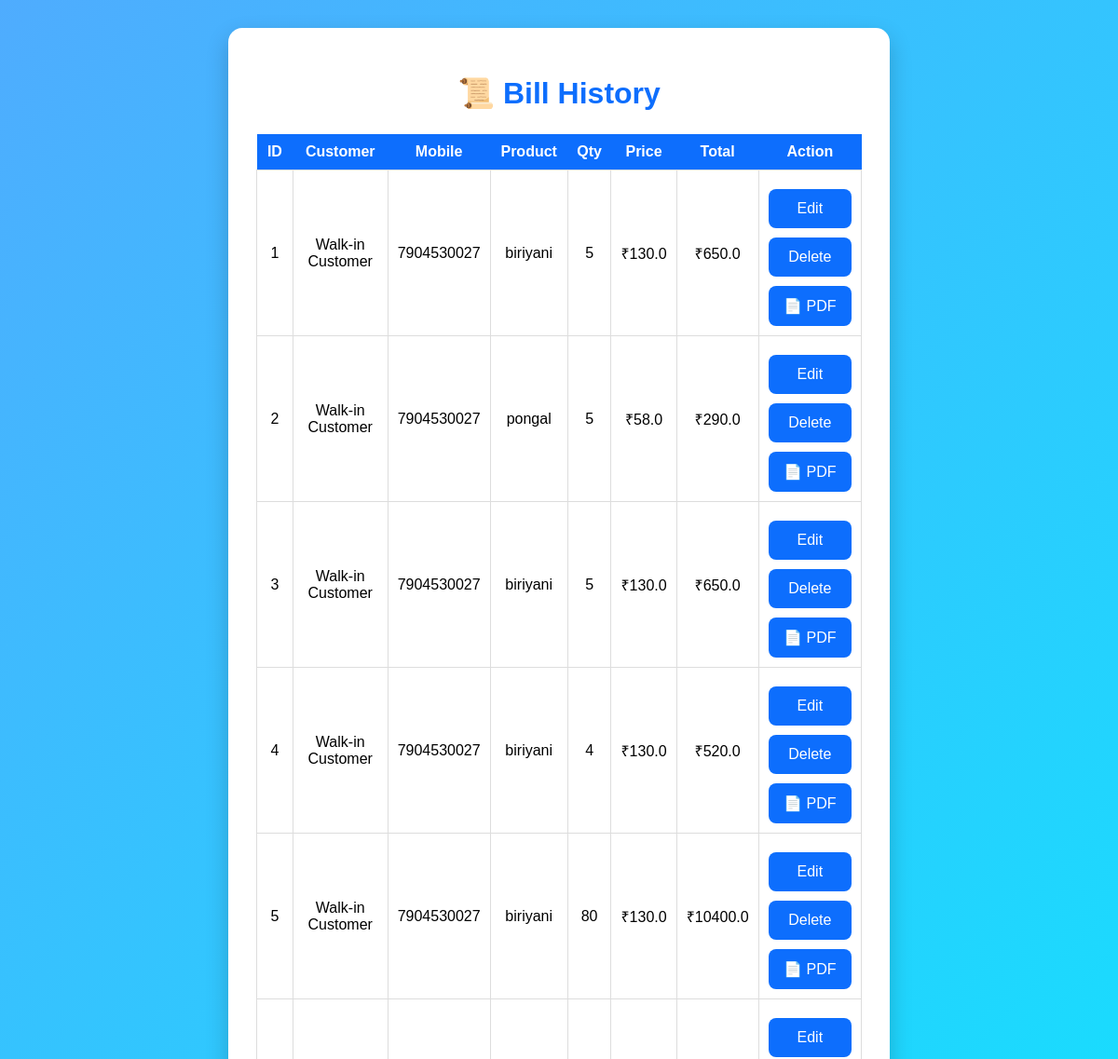
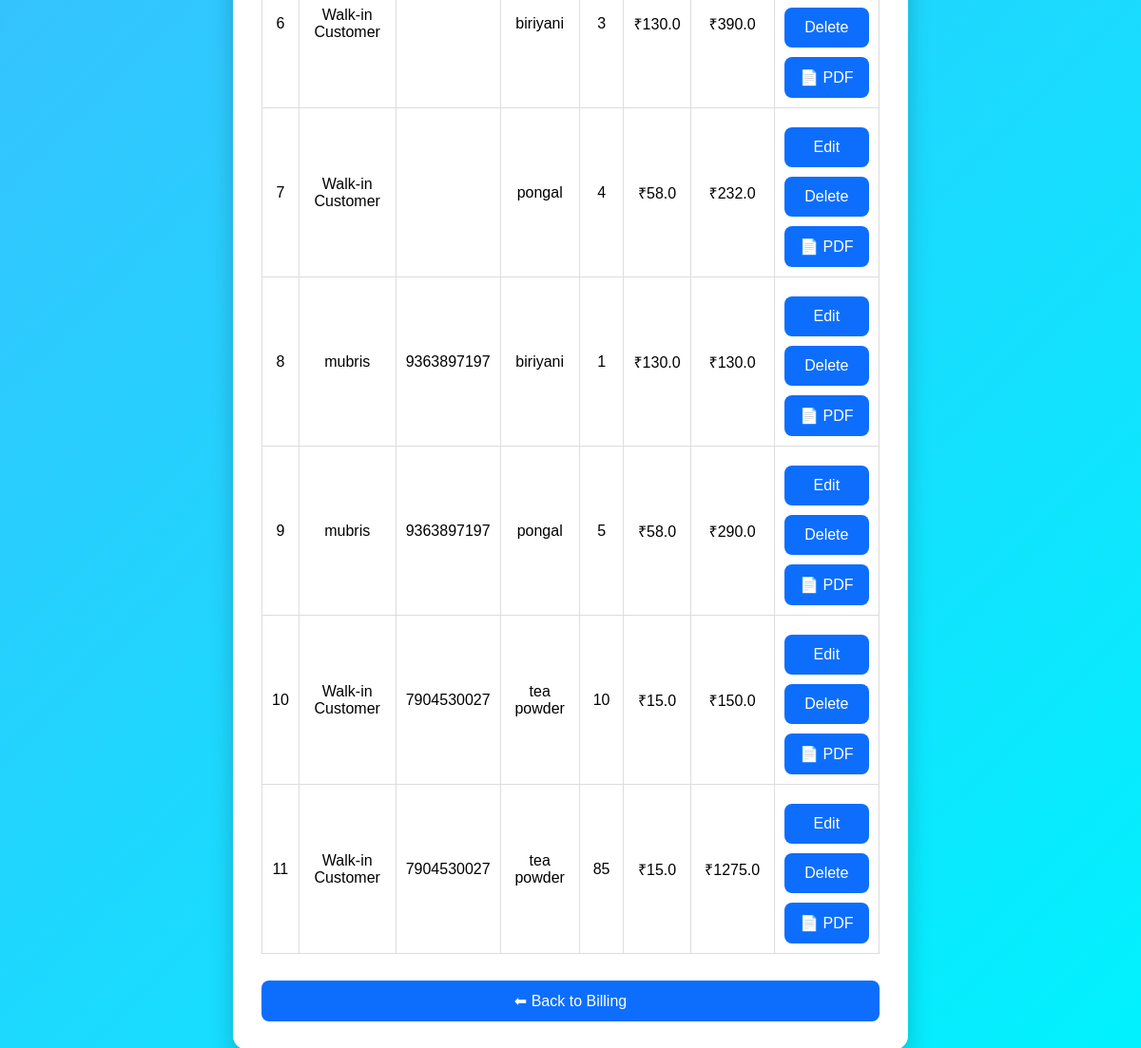
The app's page /history with its own data (2 pictures, top to bottom).
### app.py (models this page shows)
class Bill(db.Model):
    id = db.Column(db.Integer, primary_key=True)
    customer_name = db.Column(db.String(100))
    mobile = db.Column(db.String(20))
    product = db.Column(db.String(100))
    quantity = db.Column(db.Integer)
    price = db.Column(db.Float)
    total = db.Column(db.Float)

### app.py (the view)
@app.route("/history")
def history():
    bills = Bill.query.all()
    return render_template("history.html", bills=bills)

### templates/history.html (shortened to what this page needs)
<!DOCTYPE html>
<html>
<head>
    <link rel="stylesheet" href="{{ url_for('static', filename='style.css') }}">
</head>
<body>
<div class="container">
<h1>📜 Bill History</h1>
<table>
    <tr>
        <th>ID</th>
        <th>Customer</th>
        <th>Mobile</th>
        <th>Product</th>
        <th>Qty</th>
        <th>Price</th>
        <th>Total</th>
        <th>Action</th>
    </tr>
    {% for bill in bills %}
    <tr>
        <td>{{ bill.id }}</td>
        <td>{{ bill.customer_name }}</td>
        <td>{{ bill.mobile }}</td>
        <td>{{ bill.product }}</td>
        <td>{{ bill.quantity }}</td>
        <td>₹{{ bill.price }}</td>
        <td>₹{{ bill.total }}</td>
       <td>
    <a href="/edit/{{ bill.id }}">
        <button>Edit</button>
    </a>
    <a href="/delete/{{ bill.id }}"
       onclick="return confirm('Delete this bill?')">
        <button>Delete</button>
    </a>
    <a href="/download_bill/{{ bill.id }}">
        <button>📄 PDF</button>
    </a>
</td>
    </tr>
    {% endfor %}
</table>
<br>
<a href="/">
    <button type="button">⬅ Back to Billing</button>
</a>
</div>
</body>
</html>

### static/style.css (style rules this page uses)
body { font-family: Arial, sans-serif; background: linear-gradient(135deg, #4facfe, #00f2fe); margin: 0; padding: 30px; }
.container { max-width: 650px; margin: auto; background: #ffffff; padding: 30px; border-radius: 15px; box-shadow: 0 10px 25px rgba(0,0,0,0.2); }
h1 { text-align: center; color: #0d6efd; margin-bottom: 25px; }
button { width: 100%; padding: 12px; margin-top: 10px; background: #0d6efd; color: white; border: none; border-radius: 8px; font-size: 16px; cursor: pointer; transition: 0.3s; }
table { width: 100%; border-collapse: collapse; margin-top: 20px; }
table th { background: #0d6efd; color: white; padding: 10px; }
table td { padding: 10px; border: 1px solid #ddd; text-align: center; }

### records on screen
Bill: id "1", customer_name "Walk-in Customer", mobile "7904530027", product "biriyani", quantity "5", price "130.0", total "650.0"
Bill: id "2", customer_name "Walk-in Customer", mobile "7904530027", product "pongal", quantity "5", price "58.0", total "290.0"
Bill: id "3", customer_name "Walk-in Customer", mobile "7904530027", product "biriyani", quantity "5", price "130.0", total "650.0"
Bill: id "4", customer_name "Walk-in Customer", mobile "7904530027", product "biriyani", quantity "4", price "130.0", total "520.0"
Bill: id "5", customer_name "Walk-in Customer", mobile "7904530027", product "biriyani", quantity "80", price "130.0", total "10400.0"
Bill: id "6", customer_name "Walk-in Customer", product "biriyani", quantity "3", price "130.0", total "390.0"
Bill: id "7", customer_name "Walk-in Customer", product "pongal", quantity "4", price "58.0", total "232.0"
Bill: id "8", customer_name "mubris", mobile "9363897197", product "biriyani", quantity "1", price "130.0", total "130.0"
Bill: id "9", customer_name "mubris", mobile "9363897197", product "pongal", quantity "5", price "58.0", total "290.0"
Bill: id "10", customer_name "Walk-in Customer", mobile "7904530027", product "tea powder", quantity "10", price "15.0", total "150.0"
Bill: id "11", customer_name "Walk-in Customer", mobile "7904530027", product "tea powder", quantity "85", price "15.0", total "1275.0"
